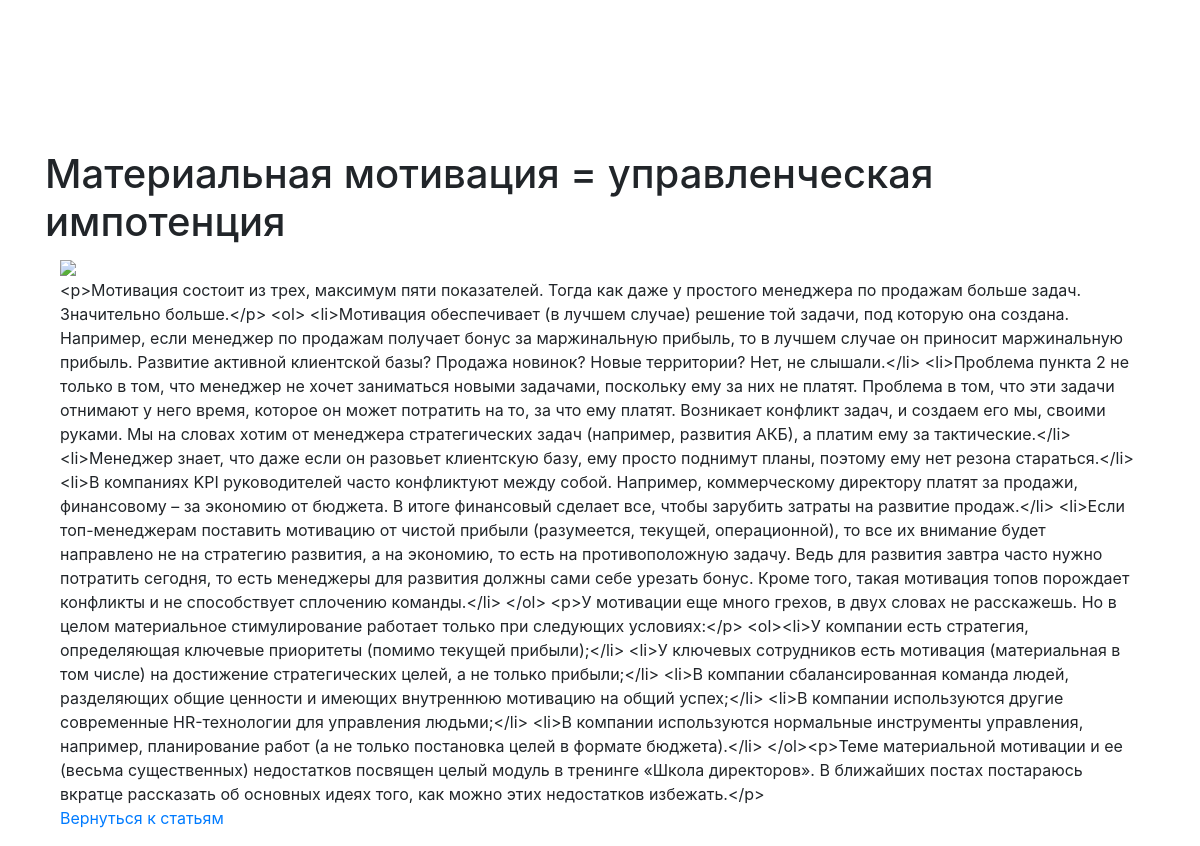
/articles/1/, run on the app's committed database.
### articles/models.py (models this page shows)
class Article(models.Model):
    title = models.CharField(max_length=3000, verbose_name='Название')
    text = models.TextField(verbose_name='Текст')
    image = models.ImageField(null=True, blank=True, verbose_name='Изображение')
    paid_article = models.BooleanField(default=False, verbose_name='Платная статья')

### articles/views.py (the view)
# urls.py: url(r'^articles/(?P<id>[0-9]+)/', views.show_article),
def show_article(request, id):
    article = Article.objects.get(id=id)
    subscription = False
    if request.user.is_authenticated:
        subscription = request.user.profile.subscription
    context = {
        'article': article,
        'subscription': subscription
    }
    return render(
        request,
        'article.html',
        context
    )

### templates/article.html (shortened to what this page needs)
{% extends "base.html" %}
{% load static %}
{% block content %}
    <div class="container">
        <div class="header">
            <h1>{{ article.title }}</h1>
        </div>
        <div class="container">
            {% if not subscription and article.paid_article %}
                <p>Для того, чтобы читать данную статью, необходимо подписаться на журнал!</p>
                <p><p><a href="/subscribe" class="btn btn-dark">Оформить подписку</a></p></p>
            {% else %}
                <img src="{% get_media_prefix %}{{ article.image }}" />
                <div>{{ article.text }}</div>
            {% endif %}
            <p><a href="/articles">Вернуться к статьям</a></p>
        </div>
    </div>
{% endblock %}

### static/css/style.css (style rules this page uses)
.header { margin-top: 150px; }

### data on the page
Article: title "Материальная мотивация = управленческая импотенция", text "<p>Мотивация состоит из трех, максимум пяти показателей. Тогда как даже у простого менеджера по продажам больше задач. Значительно больше.</p> <ol> <li>Мотивация обеспечивает (в лучшем случае) решение той задачи, под которую она создана. Например, если менеджер по продажам получает бонус за маржинальную прибыль, то в лучшем случае он приносит маржинальную прибыль. Развитие активной клиентской базы? Продажа новинок? Новые территории? Нет, не слышали.</li> <li>Проблема пункта 2 не только в том, что менеджер не хочет заниматься новыми задачами, поскольку ему за них не платят. Проблема в том, что эти задачи отнимают у него время, которое он может потратить на то, за что ему платят. Возникает…"
